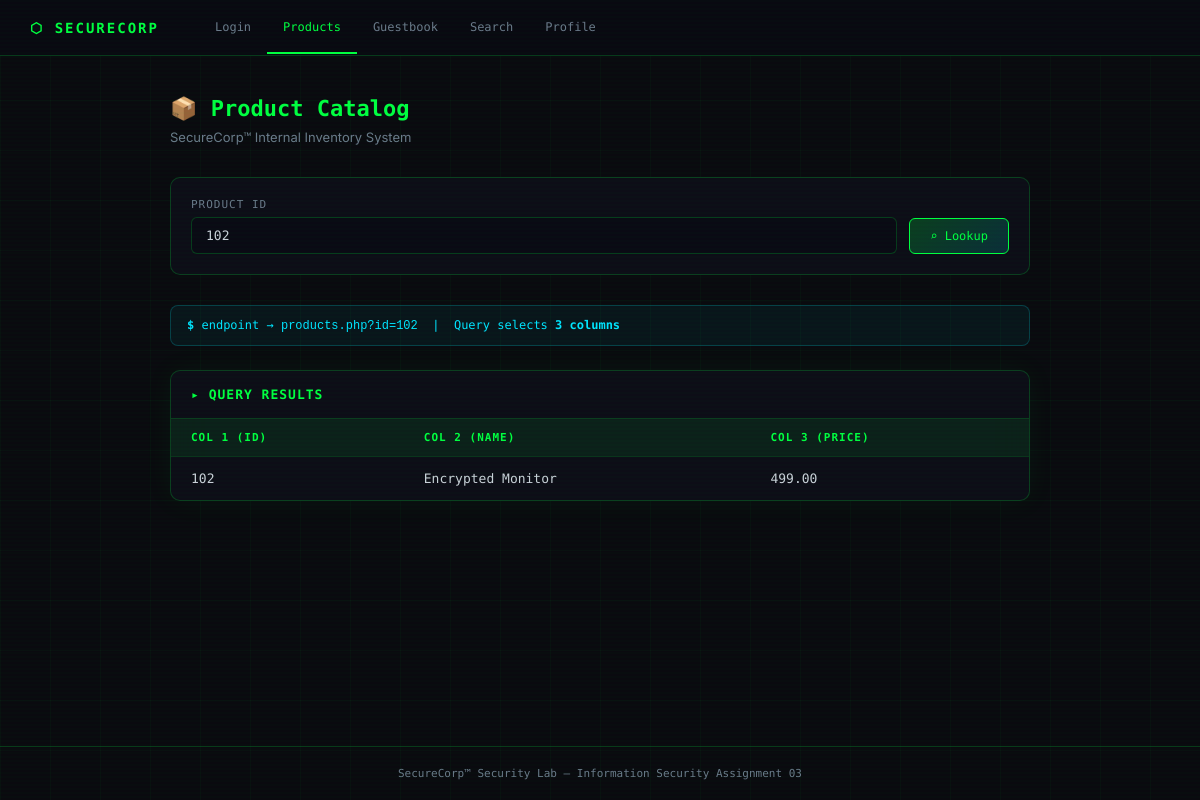
Page /products.php?id=102 on the committed database.
### tables this page shows
CREATE TABLE IF NOT EXISTS products (
    product_id INT PRIMARY KEY,
    name VARCHAR(100),
    price DECIMAL(10, 2)
);

### products.php (the view, shortened to what this page needs)
<?php
$db_host = "localhost";
$db_user = "root";
$db_pass = "";
$db_name = "assignment_db";
$conn = new mysqli($db_host, $db_user, $db_pass, $db_name);
$output_rows = [];
$product_id = isset($_GET['id']) ? $_GET['id'] : 101;
$sql = "SELECT product_id, name, price FROM products WHERE product_id = '$product_id'";
$result = $conn->query($sql);
if ($result) {
    while ($row = $result->fetch_assoc()) {
        $output_rows[] = $row;
    }
} else {
    $output_rows[] = ['product_id' => 'ERR', 'name' => 'Query Failed', 'price' => $conn->error];
}
?>
<!DOCTYPE html>
<html lang="en">
<head>
</head>
<body>
    <nav>
        <div class="brand">⬡ SecureCorp</div>
        <a href="login.php">Login</a>
        <a href="products.php" class="active">Products</a>
        <a href="guestbook.php">Guestbook</a>
        <a href="search.php">Search</a>
        <a href="profile.php">Profile</a>
    </nav>
    <main>
        <div class="page-header">
            <h1>📦 Product Catalog</h1>
            <p>SecureCorp™ Internal Inventory System</p>
        </div>
        <form class="search-bar" method="GET" action="">
            <div class="field">
                <label for="id">Product ID</label>
                <input type="text" id="id" name="id" value="<?php echo htmlspecialchars($product_id); ?>" placeholder="Enter product ID...">
            </div>
            <button type="submit">⌕ Lookup</button>
        </form>
        <div class="info-box">
            <strong>$</strong> endpoint → <code>products.php?id=<?php echo htmlspecialchars($product_id); ?></code> &nbsp;|&nbsp; Query selects <strong>3 columns</strong>
        </div>
        <div class="results-card">
            <h2>▸ Query Results</h2>
            <table>
                <tr>
                    <th>Col 1 (ID)</th>
                    <th>Col 2 (Name)</th>
                    <th>Col 3 (Price)</th>
                </tr>
                <?php foreach ($output_rows as $row): ?>
                <tr>
                    <td><?php echo htmlspecialchars($row['product_id']); ?></td>
                    <td><?php echo htmlspecialchars($row['name']); ?></td>
                    <td><?php echo htmlspecialchars($row['price']); ?></td>
                </tr>
                <?php endforeach; ?>
            </table>
        </div>
    </main>
    <footer>SecureCorp™ Security Lab &mdash; Information Security Assignment 03</footer>
</body>
</html>

### products.php (style rules this page uses)
*, *::before, *::after { margin: 0; padding: 0; box-sizing: border-box; }
:root { --bg-primary: #0a0a0f; --bg-card: rgba(15, 15, 25, 0.85); --bg-input: rgba(10, 10, 20, 0.9); --neon-green: #00ff41; --neon-cyan: #00e5ff; --neon-red: #ff1744; --text-primary: #c9d1d9; --text-dim: #6a7a8a; --border-color: rgba(0, 255, 65, 0.2); }
body { font-family: 'Inter', sans-serif; background-color: var(--bg-primary); color: var(--text-primary); min-height: 100vh; display: flex; flex-direction: column; }
body::after { content: ''; position: fixed; top: 0; left: 0; right: 0; bottom: 0; background: repeating-linear-gradient(0deg, transparent, transparent 2px, rgba(0,255,65,0.015) 2px, rgba(0,255,65,0.015) 4px); pointer-events: none; z-index: 9999; }
body::before { content: ''; position: fixed; top: 0; left: 0; right: 0; bottom: 0; background-image: linear-gradient(rgba(0,255,65,0.03) 1px, transparent 1px), linear-gradient(90deg, rgba(0,255,65,0.03) 1px, transparent 1px); background-size: 50px 50px; pointer-events: none; z-index: -1; }
nav { background: rgba(10, 10, 18, 0.95); border-bottom: 1px solid var(--border-color); padding: 0 30px; display: flex; align-items: center; height: 56px; backdrop-filter: blur(10px); }
nav .brand { font-family: 'Fira Code', monospace; font-size: 14px; color: var(--neon-green); font-weight: 600; letter-spacing: 2px; text-transform: uppercase; margin-right: 40px; }
nav a { font-family: 'Fira Code', monospace; font-size: 12px; color: var(--text-dim); text-decoration: none; padding: 18px 16px; transition: all 0.2s; border-bottom: 2px solid transparent; }
nav a.active { color: var(--neon-green); border-bottom-color: var(--neon-green); }
main { flex: 1; padding: 40px 20px; max-width: 900px; margin: 0 auto; width: 100%; }
.page-header { margin-bottom: 32px; }
.page-header h1 { font-family: 'Fira Code', monospace; font-size: 22px; color: var(--neon-green); margin-bottom: 8px; }
.page-header p { font-size: 13px; color: var(--text-dim); }
.search-bar { background: var(--bg-card); border: 1px solid var(--border-color); border-radius: 10px; padding: 20px; margin-bottom: 30px; backdrop-filter: blur(20px); display: flex; gap: 12px; align-items: end; }
.search-bar .field { flex: 1; }
.search-bar label { display: block; font-family: 'Fira Code', monospace; font-size: 11px; color: var(--text-dim); text-transform: uppercase; letter-spacing: 1px; margin-bottom: 6px; }
.search-bar input { width: 100%; padding: 10px 14px; background: var(--bg-input); border: 1px solid var(--border-color); border-radius: 6px; color: var(--text-primary); font-family: 'Fira Code', monospace; font-size: 13px; outline: none; transition: all 0.3s; }
.search-bar button { padding: 10px 20px; background: linear-gradient(135deg, rgba(0,255,65,0.2), rgba(0,229,255,0.15)); border: 1px solid var(--neon-green); border-radius: 6px; color: var(--neon-green); font-family: 'Fira Code', monospace; font-size: 12px; cursor: pointer; transition: all 0.3s; white-space: nowrap; }
.info-box { background: rgba(0, 229, 255, 0.05); border: 1px solid rgba(0, 229, 255, 0.2); border-radius: 8px; padding: 12px 16px; margin-bottom: 24px; font-family: 'Fira Code', monospace; font-size: 12px; color: var(--neon-cyan); }
.results-card { background: var(--bg-card); border: 1px solid var(--border-color); border-radius: 10px; overflow: hidden; backdrop-filter: blur(20px); box-shadow: 0 0 30px rgba(0,255,65,0.05); }
.results-card h2 { font-family: 'Fira Code', monospace; font-size: 13px; color: var(--neon-green); padding: 16px 20px; border-bottom: 1px solid var(--border-color); letter-spacing: 1px; text-transform: uppercase; }
table { width: 100%; border-collapse: collapse; }
th { background: rgba(0, 255, 65, 0.08); font-family: 'Fira Code', monospace; font-size: 11px; color: var(--neon-green); text-transform: uppercase; letter-spacing: 1px; padding: 12px 20px; text-align: left; }
td { padding: 14px 20px; border-top: 1px solid rgba(0,255,65,0.08); font-family: 'Fira Code', monospace; font-size: 13px; color: var(--text-primary); }
footer { text-align: center; padding: 20px; font-family: 'Fira Code', monospace; font-size: 11px; color: var(--text-dim); border-top: 1px solid var(--border-color); }

### rows in the picture
products: product_id "102", name "Encrypted Monitor", price "499.00"

### other values in the picture
$product_id "102"
